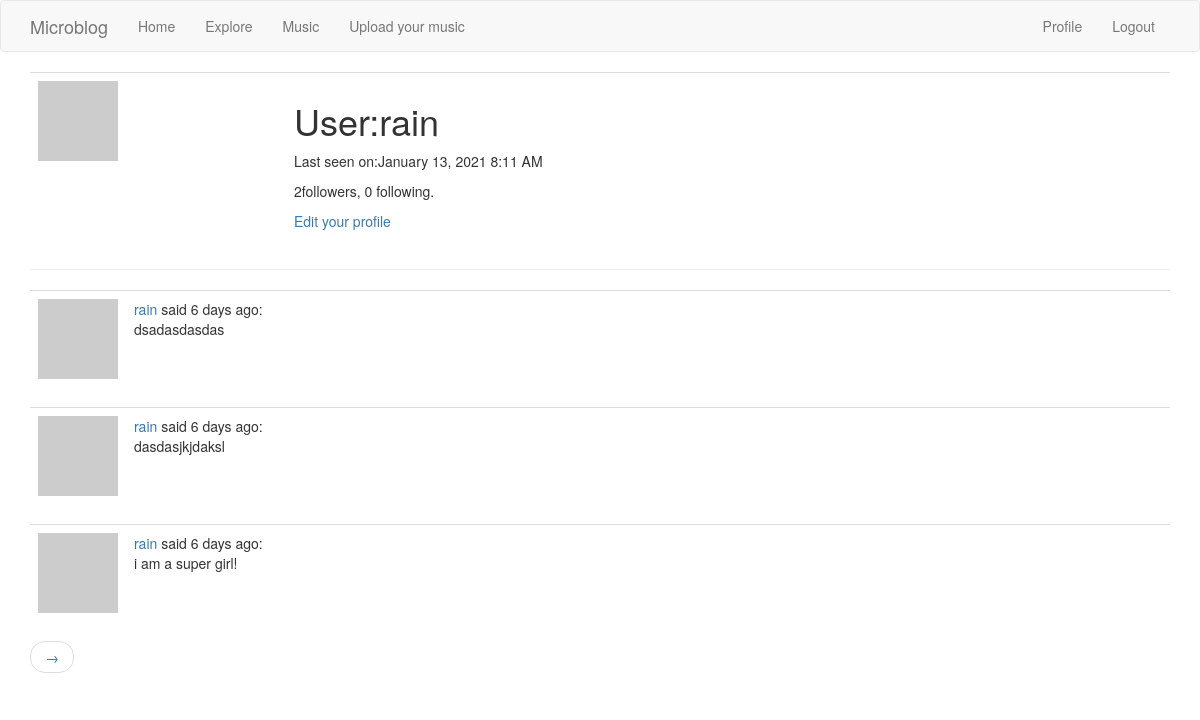
Before: /user/rain (signed in) with the older database file.
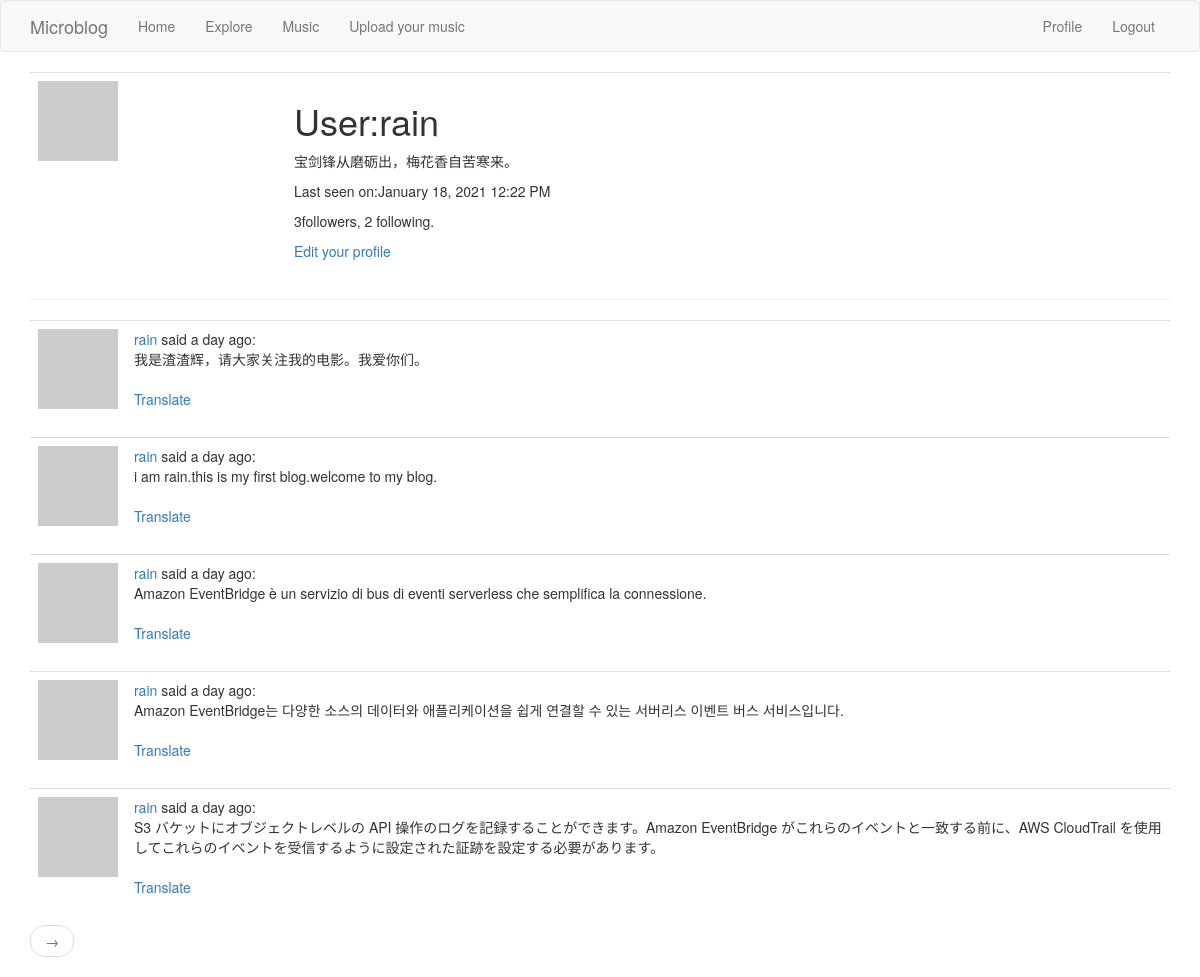
After: the same page with the newer database file.
### app/models.py (models this page shows, shortened)
class User(UserMixin,db.Model):
    id = db.Column(db.Integer, primary_key=True)
    username = db.Column(db.String(64), index=True,unique=True)
    email = db.Column(db.String(120), index=True,unique=True)
    password_hash = db.Column(db.String(128))
    posts = db.relationship('Post',backref='author',lazy='dynamic')
    about_me = db.Column(db.String(140))
    last_seen = db.Column(db.DateTime,default=datetime.utcnow)
    followed = db.relationship(
        'User',
        secondary = followers,
        primaryjoin = (followers.c.follower_id==id),
        secondaryjoin = (followers.c.followed_id==id),
        backref = db.backref('followers',lazy='dynamic'),
        lazy='dynamic'
        )
    def avatar(self,size):
        digest = md5(self.email.lower().encode('utf-8')).hexdigest()
        return 'https://www.gravatar.com/avatar/{}?d=identicon&s={}'.format(digest,size)

class Post(db.Model):
    id = db.Column(db.Integer,primary_key=True)
    body = db.Column(db.String(140))
    timestamp = db.Column(db.DateTime,index=True,default=datetime.utcnow)
    user_id = db.Column(db.Integer,db.ForeignKey('user.id'))
    language = db.Column(db.String(5))

### app/routes.py (the view)
@app.route('/user/<username>')
@login_required
def user(username):
    user = User.query.filter_by(username=username).first_or_404()
    page = request.args.get('page',1,type=int)
    posts = user.posts.order_by(Post.timestamp.desc()).paginate(page,app.config['POSTS_PER_PAGE'],False)
    next_url = url_for('user',username=user.username,page=posts.next_num) if posts.has_next else None
    prev_url = url_for('user',username=user.username,page=posts.prev_num) if posts.has_prev else None
    return render_template('user.html',user=user,posts=posts.items,next_url=next_url,prev_url=prev_url)

### app/models.py (called while the page is built)
@login.user_loader
def load_user(id):
    return User.query.get(int(id))

### app/routes.py (called while the page is built)
@app.before_request
def before_request():
    if current_user.is_authenticated:
        current_user.last_seen = datetime.utcnow()
        db.session.commit()

### app/templates/user.html
{% extends "base.html" %}
{% block app_content %}
	<table class="table table-hover">
		<tr>
			<td width="256px"><img src="{{ user.avatar(256) }}"></td>
			<td>
				<h1>User:{{ user.username }}</h1>
				{% if  user.about_me  %}
					<p>{{ user.about_me }}</p>
				{% endif %}
				{% if  user.last_seen  %}
					<p>Last seen on:{{ moment(user.last_seen).format('LLL') }}</p>
				{% endif %}
				<p>{{ user.followers.count() }}followers, {{ user.followed.count() }} following.</p>
				{% if user == current_user %}
				<p>
					<a href="{{ url_for('edit_profile') }}">Edit your profile</a>
				</p>
				{% elif not current_user.is_following(user) %}
					<p><a href="{{ url_for('follow',username=user.username) }}">Follow</a></p>
				{% else %}
					<p><a href="{{ url_for('unfollow',username=user.username) }}">Unfollow</a></p>
				{% endif %}
			</td>
		</tr>
	</table>
	<hr>
	{% for post in posts%}
	{% include '_post.html' %}
	{% endfor %}
	<nav aria-label="..." >
		<ul class="pager">
			<li class="previous{% if not prev_url %} disables{% endif %}">
				<a href="{{ prev_url or '#' }}">
					<span aria-hidden="true">&rarr;</span>
				</a>
			</li>
		</ul>
	</nav>
{% endblock %}

### app/templates/_post.html
<table class="table table-hover">
	<tr>
		<td width="70px">
			<a href="{{ url_for('user',username=post.author.username) }}">
				<img src="{{ post.author.avatar(70) }}">
			</a>
		</td>
		<td>
			<a href="{{ url_for('user',username=post.author.username) }}">{{ post.author.username }}</a>
			said {{ moment(post.timestamp).fromNow() }}:
			<br>
			<span id="post{{ post.id }}">{{ post.body }}</span>
			{% if post.language and post.language != g.locale %}
				<br><br>
				<span id="translation{{ post.id }}">
					<a href="javascript:translate('#post{{ post.id }}','#translation{{ post.id }}','{{ post.language }}','{{ g.locale }}')">{{ _('Translate') }}</a>
				</span>
			{% endif %}
		</td>
        </tr>
</table>

Changed rows visible on the page:
no longer on this page (row unchanged): Post: author.username "rain", timestamp "6 days ago", body "dsadasdasdas"
no longer on this page (row unchanged): Post: author.username "rain", timestamp "6 days ago", body "dasdasjkjdaksl"
no longer on this page (row unchanged): Post: author.username "rain", timestamp "6 days ago", body "i am a super girl!"
changed User "rain": about_me (not shown) → "宝剑锋从磨砺出，梅花香自苦寒来。"; last_seen "January 13, 2021 8:11 AM" → "January 18, 2021 12:22 PM"
added Post: author.username "rain", timestamp "a day ago", body "我是渣渣辉，请大家关注我的电影。我爱你们。"
added Post: author.username "rain", timestamp "a day ago", body "i am rain.this is my first blog.welcome to my blog."
added Post: author.username "rain", timestamp "a day ago", body "Amazon EventBridge è un servizio di bus di eventi serverless che semplifica la connessione."
added Post: author.username "rain", timestamp "a day ago", body "Amazon EventBridge는 다양한 소스의 데이터와 애플리케이션을 쉽게 연결할 수 있는 서버리스 이벤트 버스 서비스입니다."
added Post: author.username "rain", timestamp "a day ago", body "S3 バケットにオブジェクトレベルの API 操作のログを記録することができます。Amazon EventBridge がこれらのイベントと一致する前に、AWS CloudTrail を使用してこれらのイベントを受信するように設定された証跡を設定する必要があります。"
Other visible differences:
{{ user.followers.count() }}: "2" → "3"
{{ user.followed.count() }}: "0" → "2"
